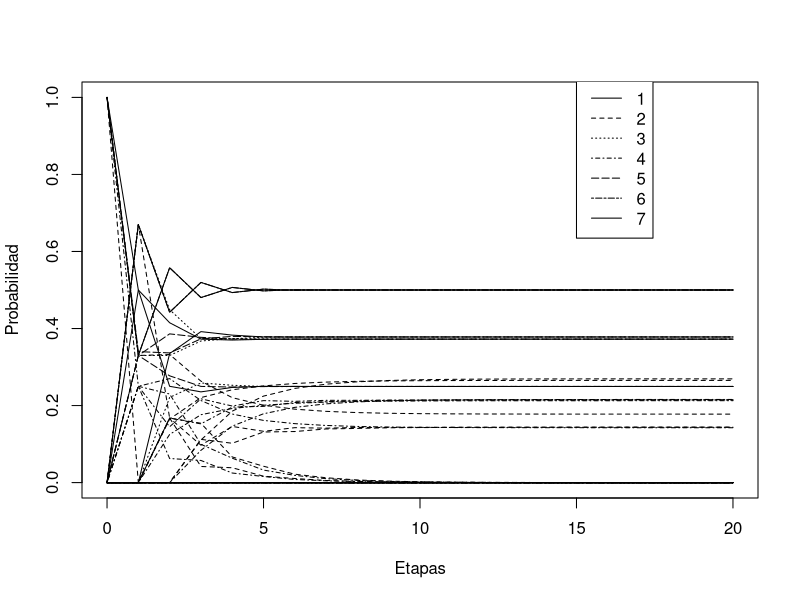
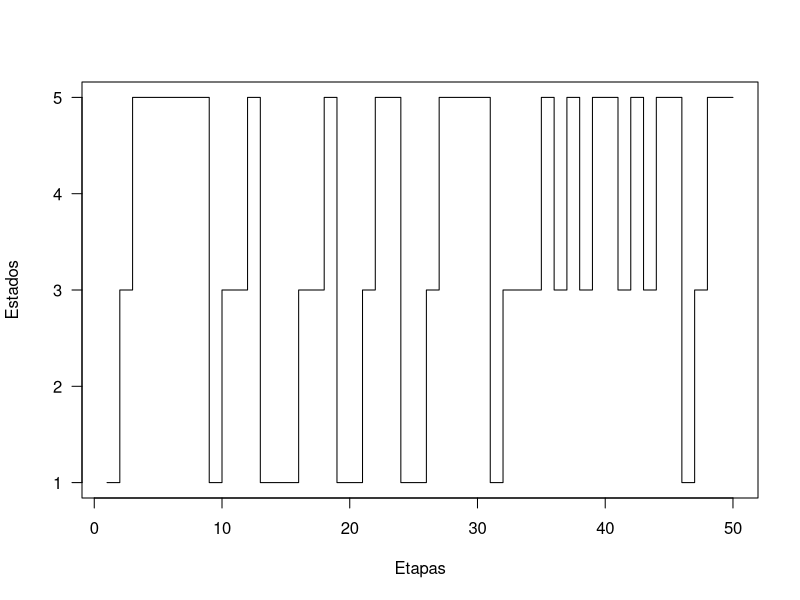

The R script that drew these images, in order:
library(lattice);
library(xtable);

K=20 #Etapas que se van a calcular.

str_eval=function(x) {return(eval(parse(text=x)))};

P =t(matrix(c(0.5,0,0.5,0,0,0,0,
              0.33,0,0,0.67,0,0,0,
              0,0,0.33,0,0.67,0,0,
              0.25,0.25,0,0.25,0,0.25,0,
              0.33,0,0.33,0,0.34,0,0,
              0,0,0,0,0,0.33,0.67,
              0,0,0,0,0,0.67,0.33), nrow=7, ncol=7));

r=nrow(P);

iterate.P <- function(x, P, n) {
  res <- matrix(NA, n+1, length(x))
  res[1,] <- x
  for (i in seq_len(n))
    res[i+1,] <- x <- x %*% P
  res
}


y1 <- iterate.P(c(1, 0, 0, 0, 0, 0, 0), P, K);
y2 <- iterate.P(c(0, 1, 0, 0, 0, 0, 0), P, K);
y3 <- iterate.P(c(0, 0, 1, 0, 0, 0, 0), P, K);
y4 <- iterate.P(c(0, 0, 0, 1, 0, 0, 0), P, K);
y5 <- iterate.P(c(0, 0, 0, 0, 1, 0, 0), P, K);
y6 <- iterate.P(c(0, 0, 0, 0, 0, 1, 0), P, K);
y7 <- iterate.P(c(0, 0, 0, 0, 0, 0, 1), P, K);

v <- eigen(t(P), FALSE)$vectors[,1]
v <- v/sum(v) # normalise eigenvector

matplot(x=(0:K), y1, type="l", lty=1, xlab="Etapas", ylab="Probabilidad", col="black");
matlines(0:K, y2, lty=2, col="black");
matlines(0:K, y3, lty=3, col="black");
matlines(0:K, y4, lty=4, col="black");
matlines(0:K, y5, lty=5, col="black");
matlines(0:K, y6, lty=6, col="black");
matlines(0:K, y7, lty=7, col="black", pch="o");
legend(15, 1.05, legend=c("1","2","3","4","5","6","7"), col="black", lty=1:7);
#points(rep(20, 7), v, col=1:7)

run <- function(i, P, n) {
  res <- integer(n)
  for (t in seq_len(n))
    res[[t]] <- i <- sample(nrow(P), 1, pr=P[i,])
  res
};

samples <- run(1, P, 50);
plot(samples, type="s", xlab="Etapas", ylab="Estados", las=1);
